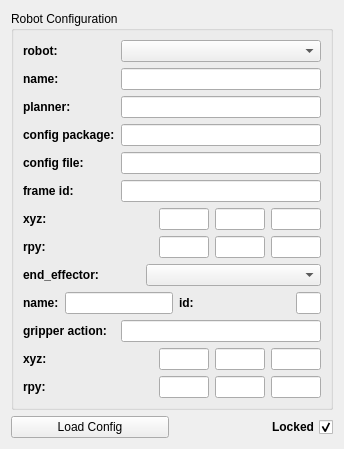
     <widget class="QWidget" name="robot_tab">
      <attribute name="title">
       <string>Robot Config</string>
      </attribute>
      <layout class="QGridLayout" name="gridLayout">
       <item row="0" column="0" colspan="2">
        <widget class="QGroupBox" name="groupBox">
         <property name="title">
          <string>Robot Configuration</string>
         </property>
         <layout class="QGridLayout" name="gridLayout_4">
          <item row="0" column="0">
           <widget class="QLabel" name="robot_label">
            <property name="font">
             <font>
              <weight>75</weight>
              <bold>true</bold>
             </font>
            </property>
            <property name="text">
             <string>robot:</string>
            </property>
           </widget>
          </item>
          <item row="0" column="1">
           <widget class="QComboBox" name="robot_select">
            <property name="sizePolicy">
             <sizepolicy hsizetype="Fixed" vsizetype="Fixed">
              <horstretch>0</horstretch>
              <verstretch>0</verstretch>
             </sizepolicy>
            </property>
            <property name="minimumSize">
             <size>
              <width>200</width>
              <height>0</height>
             </size>
            </property>
           </widget>
          </item>
          <item row="1" column="0">
           <widget class="QLabel" name="robot_name_label">
            <property name="font">
             <font>
              <weight>75</weight>
              <bold>true</bold>
             </font>
            </property>
            <property name="text">
             <string>name:</string>
            </property>
           </widget>
          </item>
          <item row="1" column="1">
           <widget class="QLineEdit" name="robot_name">
            <property name="enabled">
             <bool>true</bool>
            </property>
            <property name="maximumSize">
             <size>
              <width>200</width>
              <height>16777215</height>
             </size>
            </property>
            <property name="readOnly">
             <bool>false</bool>
            </property>
           </widget>
          </item>
          <item row="2" column="0">
           <widget class="QLabel" name="planner_label">
            <property name="font">
             <font>
              <weight>75</weight>
              <bold>true</bold>
             </font>
            </property>
            <property name="text">
             <string>planner:</string>
            </property>
           </widget>
          </item>
          <item row="2" column="1">
           <widget class="QLineEdit" name="planner_type"/>
          </item>
          <item row="3" column="0">
           <widget class="QLabel" name="package_label">
            <property name="font">
             <font>
              <weight>75</weight>
              <bold>true</bold>
             </font>
            </property>
            <property name="text">
             <string>config package:</string>
            </property>
           </widget>
          </item>
          <item row="3" column="1">
           <widget class="QLineEdit" name="config_package">
            <property name="enabled">
             <bool>true</bool>
            </property>
            <property name="sizePolicy">
             <sizepolicy hsizetype="Fixed" vsizetype="Fixed">
              <horstretch>0</horstretch>
              <verstretch>0</verstretch>
             </sizepolicy>
            </property>
            <property name="maximumSize">
             <size>
              <width>200</width>
              <height>16777215</height>
             </size>
            </property>
            <property name="readOnly">
             <bool>false</bool>
            </property>
           </widget>
          </item>
          <item row="4" column="0">
           <widget class="QLabel" name="config_file_label">
            <property name="font">
             <font>
              <weight>75</weight>
              <bold>true</bold>
             </font>
            </property>
            <property name="text">
             <string>config file:</string>
            </property>
           </widget>
          </item>
          <item row="4" column="1">
           <widget class="QLineEdit" name="config_file"/>
          </item>
          <item row="5" column="0">
           <widget class="QLabel" name="frame_id_label">
            <property name="font">
             <font>
              <weight>75</weight>
              <bold>true</bold>
             </font>
            </property>
            <property name="text">
             <string>frame id:</string>
            </property>
           </widget>
          </item>
          <item row="5" column="1">
           <widget class="QLineEdit" name="frame_id">
            <property name="enabled">
             <bool>true</bool>
            </property>
            <property name="sizePolicy">
             <sizepolicy hsizetype="Fixed" vsizetype="Fixed">
              <horstretch>100</horstretch>
              <verstretch>0</verstretch>
             </sizepolicy>
            </property>
            <property name="maximumSize">
             <size>
              <width>200</width>
              <height>16777215</height>
             </size>
            </property>
            <property name="readOnly">
             <bool>false</bool>
            </property>
           </widget>
          </item>
          <item row="6" column="0" colspan="2">
           <layout class="QVBoxLayout" name="verticalLayout_4">
            <item>
             <layout class="QHBoxLayout" name="horizontalLayout_7">
              <item>
               <widget class="QLabel" name="robot_xyz_label">
                <property name="font">
                 <font>
                  <weight>75</weight>
                  <bold>true</bold>
                 </font>
                </property>
                <property name="text">
                 <string>xyz:</string>
                </property>
               </widget>
              </item>
              <item>
               <widget class="QLineEdit" name="robot_tx">
                <property name="enabled">
                 <bool>true</bool>
                </property>
                <property name="sizePolicy">
                 <sizepolicy hsizetype="Fixed" vsizetype="Fixed">
                  <horstretch>50</horstretch>
                  <verstretch>0</verstretch>
                 </sizepolicy>
                </property>
                <property name="maximumSize">
                 <size>
                  <width>50</width>
                  <height>16777215</height>
                 </size>
                </property>
                <property name="readOnly">
                 <bool>false</bool>
                </property>
               </widget>
              </item>
              <item>
               <widget class="QLineEdit" name="robot_ty">
                <property name="enabled">
                 <bool>true</bool>
                </property>
                <property name="sizePolicy">
                 <sizepolicy hsizetype="Fixed" vsizetype="Fixed">
                  <horstretch>50</horstretch>
                  <verstretch>0</verstretch>
                 </sizepolicy>
                </property>
                <property name="maximumSize">
                 <size>
                  <width>50</width>
                  <height>16777215</height>
                 </size>
                </property>
                <property name="readOnly">
                 <bool>false</bool>
                </property>
               </widget>
              </item>
              <item>
               <widget class="QLineEdit" name="robot_tz">
                <property name="enabled">
                 <bool>true</bool>
                </property>
                <property name="sizePolicy">
                 <sizepolicy hsizetype="Fixed" vsizetype="Fixed">
                  <horstretch>50</horstretch>
                  <verstretch>0</verstretch>
                 </sizepolicy>
                </property>
                <property name="maximumSize">
                 <size>
                  <width>50</width>
                  <height>16777215</height>
                 </size>
                </property>
                <property name="readOnly">
                 <bool>false</bool>
                </property>
               </widget>
              </item>
             </layout>
            </item>
            <item>
             <layout class="QHBoxLayout" name="horizontalLayout_9">
              <item>
               <widget class="QLabel" name="robot_rpylabel">
                <property name="font">
                 <font>
                  <weight>75</weight>
                  <italic>false</italic>
                  <bold>true</bold>
                 </font>
                </property>
                <property name="text">
                 <string>rpy:</string>
                </property>
               </widget>
              </item>
              <item>
               <widget class="QLineEdit" name="robot_rr">
                <property name="enabled">
                 <bool>true</bool>
                </property>
                <property name="sizePolicy">
                 <sizepolicy hsizetype="Fixed" vsizetype="Fixed">
                  <horstretch>50</horstretch>
                  <verstretch>0</verstretch>
                 </sizepolicy>
                </property>
                <property name="maximumSize">
                 <size>
                  <width>50</width>
                  <height>16777215</height>
                 </size>
                </property>
                <property name="readOnly">
                 <bool>false</bool>
                </property>
               </widget>
              </item>
              <item>
               <widget class="QLineEdit" name="robot_rp">
                <property name="enabled">
                 <bool>true</bool>
                </property>
                <property name="sizePolicy">
                 <sizepolicy hsizetype="Fixed" vsizetype="Fixed">
                  <horstretch>50</horstretch>
                  <verstretch>0</verstretch>
                 </sizepolicy>
                </property>
                <property name="maximumSize">
                 <size>
                  <width>50</width>
                  <height>16777215</height>
                 </size>
                </property>
                <property name="readOnly">
                 <bool>false</bool>
                </property>
               </widget>
              </item>
              <item>
               <widget class="QLineEdit" name="robot_ry">
                <property name="enabled">
                 <bool>true</bool>
                </property>
                <property name="sizePolicy">
                 <sizepolicy hsizetype="Fixed" vsizetype="Fixed">
                  <horstretch>50</horstretch>
                  <verstretch>0</verstretch>
                 </sizepolicy>
                </property>
                <property name="maximumSize">
                 <size>
                  <width>50</width>
                  <height>16777215</height>
                 </size>
                </property>
                <property name="readOnly">
                 <bool>false</bool>
                </property>
               </widget>
              </item>
             </layout>
            </item>
           </layout>
          </item>
          <item row="7" column="0" colspan="2">
           <layout class="QHBoxLayout" name="horizontalLayout">
            <item>
             <widget class="QLabel" name="end_effector_label">
              <property name="font">
               <font>
                <weight>75</weight>
                <bold>true</bold>
               </font>
              </property>
              <property name="text">
               <string>end_effector:</string>
              </property>
             </widget>
            </item>
            <item>
             <widget class="QComboBox" name="end_effector_select">
              <property name="sizePolicy">
               <sizepolicy hsizetype="Fixed" vsizetype="Fixed">
                <horstretch>0</horstretch>
                <verstretch>0</verstretch>
               </sizepolicy>
              </property>
              <property name="minimumSize">
               <size>
                <width>175</width>
                <height>0</height>
               </size>
              </property>
             </widget>
            </item>
           </layout>
          </item>
          <item row="8" column="0" colspan="2">
           <layout class="QHBoxLayout" name="horizontalLayout_6">
            <item>
             <layout class="QHBoxLayout" name="horizontalLayout_3">
              <item>
               <widget class="QLabel" name="ee_name_label">
                <property name="font">
                 <font>
                  <weight>75</weight>
                  <bold>true</bold>
                 </font>
                </property>
                <property name="text">
                 <string>name:</string>
                </property>
               </widget>
              </item>
              <item>
               <widget class="QLineEdit" name="ee_name">
                <property name="enabled">
                 <bool>true</bool>
                </property>
                <property name="maximumSize">
                 <size>
                  <width>200</width>
                  <height>16777215</height>
                 </size>
                </property>
                <property name="readOnly">
                 <bool>false</bool>
                </property>
               </widget>
              </item>
             </layout>
            </item>
            <item>
             <layout class="QHBoxLayout" name="horizontalLayout_4">
              <item>
               <widget class="QLabel" name="ee_id_label">
                <property name="font">
                 <font>
                  <weight>75</weight>
                  <bold>true</bold>
                 </font>
                </property>
                <property name="text">
                 <string>id:</string>
                </property>
               </widget>
              </item>
              <item>
               <widget class="QLineEdit" name="ee_id">
                <property name="enabled">
                 <bool>true</bool>
                </property>
                <property name="maximumSize">
                 <size>
                  <width>25</width>
                  <height>16777215</height>
                 </size>
                </property>
                <property name="readOnly">
                 <bool>false</bool>
                </property>
               </widget>
              </item>
             </layout>
            </item>
           </layout>
          </item>
          <item row="9" column="0" colspan="2">
           <layout class="QHBoxLayout" name="horizontalLayout_5">
            <item>
             <widget class="QLabel" name="frame_id_label_2">
              <property name="font">
               <font>
                <weight>75</weight>
                <bold>true</bold>
               </font>
              </property>
              <property name="text">
               <string>gripper action:</string>
              </property>
             </widget>
            </item>
            <item>
             <widget class="QLineEdit" name="gripper_action">
              <property name="enabled">
               <bool>true</bool>
              </property>
              <property name="sizePolicy">
               <sizepolicy hsizetype="Fixed" vsizetype="Fixed">
                <horstretch>100</horstretch>
                <verstretch>0</verstretch>
               </sizepolicy>
              </property>
              <property name="maximumSize">
               <size>
                <width>200</width>
                <height>16777215</height>
               </size>
              </property>
              <property name="readOnly">
               <bool>false</bool>
              </property>
             </widget>
            </item>
           </layout>
          </item>
          <item row="10" column="0" colspan="2">
           <layout class="QVBoxLayout" name="verticalLayout_5">
            <item>
             <layout class="QHBoxLayout" name="horizontalLayout_10">
              <item>
               <widget class="QLabel" name="ee_xyz_label">
                <property name="font">
                 <font>
                  <weight>75</weight>
                  <bold>true</bold>
                 </font>
                </property>
                <property name="text">
                 <string>xyz:</string>
                </property>
               </widget>
              </item>
              <item>
               <widget class="QLineEdit" name="ee_tx">
                <property name="enabled">
                 <bool>true</bool>
                </property>
                <property name="sizePolicy">
                 <sizepolicy hsizetype="Fixed" vsizetype="Fixed">
                  <horstretch>50</horstretch>
                  <verstretch>0</verstretch>
                 </sizepolicy>
                </property>
                <property name="maximumSize">
                 <size>
                  <width>50</width>
                  <height>16777215</height>
                 </size>
                </property>
                <property name="readOnly">
                 <bool>false</bool>
                </property>
               </widget>
              </item>
              <item>
               <widget class="QLineEdit" name="ee_ty">
                <property name="enabled">
                 <bool>true</bool>
                </property>
                <property name="sizePolicy">
                 <sizepolicy hsizetype="Fixed" vsizetype="Fixed">
                  <horstretch>50</horstretch>
                  <verstretch>0</verstretch>
                 </sizepolicy>
                </property>
                <property name="maximumSize">
                 <size>
                  <width>50</width>
                  <height>16777215</height>
                 </size>
                </property>
                <property name="readOnly">
                 <bool>false</bool>
                </property>
               </widget>
              </item>
              <item>
               <widget class="QLineEdit" name="ee_tz">
                <property name="enabled">
                 <bool>true</bool>
                </property>
                <property name="sizePolicy">
                 <sizepolicy hsizetype="Fixed" vsizetype="Fixed">
                  <horstretch>50</horstretch>
                  <verstretch>0</verstretch>
                 </sizepolicy>
                </property>
                <property name="maximumSize">
                 <size>
                  <width>50</width>
                  <height>16777215</height>
                 </size>
                </property>
                <property name="readOnly">
                 <bool>false</bool>
                </property>
               </widget>
              </item>
             </layout>
            </item>
            <item>
             <layout class="QHBoxLayout" name="horizontalLayout_11">
              <item>
               <widget class="QLabel" name="ee_rpy_label">
                <property name="font">
                 <font>
                  <weight>75</weight>
                  <italic>false</italic>
                  <bold>true</bold>
                 </font>
                </property>
                <property name="text">
                 <string>rpy:</string>
                </property>
               </widget>
              </item>
              <item>
               <widget class="QLineEdit" name="ee_rr">
                <property name="enabled">
                 <bool>true</bool>
                </property>
                <property name="sizePolicy">
                 <sizepolicy hsizetype="Fixed" vsizetype="Fixed">
                  <horstretch>50</horstretch>
                  <verstretch>0</verstretch>
                 </sizepolicy>
                </property>
                <property name="maximumSize">
                 <size>
                  <width>50</width>
                  <height>16777215</height>
                 </size>
                </property>
                <property name="readOnly">
                 <bool>false</bool>
                </property>
               </widget>
              </item>
              <item>
               <widget class="QLineEdit" name="ee_rp">
                <property name="enabled">
                 <bool>true</bool>
                </property>
                <property name="sizePolicy">
                 <sizepolicy hsizetype="Fixed" vsizetype="Fixed">
                  <horstretch>50</horstretch>
                  <verstretch>0</verstretch>
                 </sizepolicy>
                </property>
                <property name="maximumSize">
                 <size>
                  <width>50</width>
                  <height>16777215</height>
                 </size>
                </property>
                <property name="readOnly">
                 <bool>false</bool>
                </property>
               </widget>
              </item>
              <item>
               <widget class="QLineEdit" name="ee_ry">
                <property name="enabled">
                 <bool>true</bool>
                </property>
                <property name="sizePolicy">
                 <sizepolicy hsizetype="Fixed" vsizetype="Fixed">
                  <horstretch>50</horstretch>
                  <verstretch>0</verstretch>
                 </sizepolicy>
                </property>
                <property name="maximumSize">
                 <size>
                  <width>50</width>
                  <height>16777215</height>
                 </size>
                </property>
                <property name="readOnly">
                 <bool>false</bool>
                </property>
               </widget>
              </item>
             </layout>
            </item>
           </layout>
          </item>
         </layout>
        </widget>
       </item>
       <item row="1" column="1">
        <widget class="QCheckBox" name="robot_lock">
         <property name="enabled">
          <bool>true</bool>
         </property>
         <property name="font">
          <font>
           <weight>75</weight>
           <bold>true</bold>
          </font>
         </property>
         <property name="layoutDirection">
          <enum>Qt::RightToLeft</enum>
         </property>
         <property name="text">
          <string>Locked</string>
         </property>
         <property name="checked">
          <bool>true</bool>
         </property>
        </widget>
       </item>
       <item row="1" column="0">
        <widget class="QPushButton" name="load_config_button">
         <property name="enabled">
          <bool>true</bool>
         </property>
         <property name="text">
          <string>Load Config</string>
         </property>
         <property name="checkable">
          <bool>false</bool>
         </property>
        </widget>
       </item>
      </layout>
     </widget>
